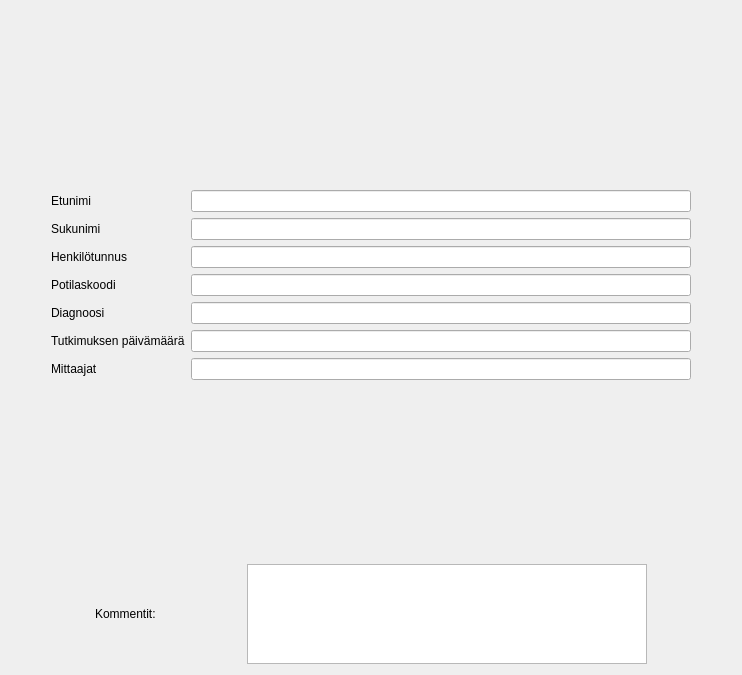
      <widget class="QWidget" name="tabTiedot">
       <attribute name="title">
        <string>Mittauksen tiedot</string>
       </attribute>
       <layout class="QVBoxLayout" name="verticalLayout_11">
        <item>
         <spacer name="verticalSpacer_13">
          <property name="orientation">
           <enum>Qt::Vertical</enum>
          </property>
          <property name="sizeHint" stdset="0">
           <size>
            <width>20</width>
            <height>179</height>
           </size>
          </property>
         </spacer>
        </item>
        <item>
         <layout class="QGridLayout" name="gridLayout_13">
          <item row="6" column="2">
           <widget class="QLineEdit" name="dataTiedotMittaajat">
            <property name="sizePolicy">
             <sizepolicy hsizetype="Fixed" vsizetype="Fixed">
              <horstretch>0</horstretch>
              <verstretch>0</verstretch>
             </sizepolicy>
            </property>
            <property name="minimumSize">
             <size>
              <width>500</width>
              <height>0</height>
             </size>
            </property>
           </widget>
          </item>
          <item row="6" column="1">
           <widget class="QLabel" name="label_6">
            <property name="text">
             <string>Mittaajat</string>
            </property>
           </widget>
          </item>
          <item row="3" column="1">
           <widget class="QLabel" name="label_2">
            <property name="text">
             <string>Potilaskoodi</string>
            </property>
            <property name="buddy">
             <cstring>lnTiedotMittaajat</cstring>
            </property>
           </widget>
          </item>
          <item row="5" column="2">
           <widget class="QLineEdit" name="dataTiedotPvm">
            <property name="sizePolicy">
             <sizepolicy hsizetype="Fixed" vsizetype="Fixed">
              <horstretch>0</horstretch>
              <verstretch>0</verstretch>
             </sizepolicy>
            </property>
            <property name="minimumSize">
             <size>
              <width>500</width>
              <height>0</height>
             </size>
            </property>
           </widget>
          </item>
          <item row="3" column="2">
           <widget class="QLineEdit" name="rdonly_patient_code">
            <property name="sizePolicy">
             <sizepolicy hsizetype="Fixed" vsizetype="Fixed">
              <horstretch>0</horstretch>
              <verstretch>0</verstretch>
             </sizepolicy>
            </property>
            <property name="minimumSize">
             <size>
              <width>500</width>
              <height>0</height>
             </size>
            </property>
            <property name="readOnly">
             <bool>true</bool>
            </property>
           </widget>
          </item>
          <item row="6" column="3">
           <spacer name="horizontalSpacer_58">
            <property name="orientation">
             <enum>Qt::Horizontal</enum>
            </property>
            <property name="sizeHint" stdset="0">
             <size>
              <width>40</width>
              <height>20</height>
             </size>
            </property>
           </spacer>
          </item>
          <item row="1" column="1">
           <widget class="QLabel" name="label_49">
            <property name="text">
             <string>Sukunimi</string>
            </property>
           </widget>
          </item>
          <item row="1" column="2">
           <widget class="QLineEdit" name="rdonly_lastname">
            <property name="sizePolicy">
             <sizepolicy hsizetype="Fixed" vsizetype="Fixed">
              <horstretch>0</horstretch>
              <verstretch>0</verstretch>
             </sizepolicy>
            </property>
            <property name="minimumSize">
             <size>
              <width>500</width>
              <height>0</height>
             </size>
            </property>
            <property name="readOnly">
             <bool>true</bool>
            </property>
           </widget>
          </item>
          <item row="0" column="2">
           <widget class="QLineEdit" name="rdonly_firstname">
            <property name="sizePolicy">
             <sizepolicy hsizetype="Fixed" vsizetype="Fixed">
              <horstretch>0</horstretch>
              <verstretch>0</verstretch>
             </sizepolicy>
            </property>
            <property name="minimumSize">
             <size>
              <width>500</width>
              <height>0</height>
             </size>
            </property>
            <property name="readOnly">
             <bool>true</bool>
            </property>
           </widget>
          </item>
          <item row="0" column="1">
           <widget class="QLabel" name="label_3">
            <property name="text">
             <string>Etunimi</string>
            </property>
           </widget>
          </item>
          <item row="2" column="1">
           <widget class="QLabel" name="label_4">
            <property name="text">
             <string>Henkilötunnus</string>
            </property>
            <property name="buddy">
             <cstring>lnTiedotMittaajat</cstring>
            </property>
           </widget>
          </item>
          <item row="6" column="0">
           <spacer name="horizontalSpacer_57">
            <property name="orientation">
             <enum>Qt::Horizontal</enum>
            </property>
            <property name="sizeHint" stdset="0">
             <size>
              <width>40</width>
              <height>20</height>
             </size>
            </property>
           </spacer>
          </item>
          <item row="5" column="1">
           <widget class="QLabel" name="label">
            <property name="text">
             <string>Tutkimuksen päivämäärä</string>
            </property>
            <property name="buddy">
             <cstring>lnTiedotMittaajat</cstring>
            </property>
           </widget>
          </item>
          <item row="2" column="2">
           <widget class="QLineEdit" name="rdonly_ssn">
            <property name="sizePolicy">
             <sizepolicy hsizetype="Fixed" vsizetype="Fixed">
              <horstretch>0</horstretch>
              <verstretch>0</verstretch>
             </sizepolicy>
            </property>
            <property name="minimumSize">
             <size>
              <width>500</width>
              <height>0</height>
             </size>
            </property>
            <property name="readOnly">
             <bool>true</bool>
            </property>
           </widget>
          </item>
          <item row="4" column="2">
           <widget class="QLineEdit" name="rdonly_diagnosis">
            <property name="sizePolicy">
             <sizepolicy hsizetype="Fixed" vsizetype="Fixed">
              <horstretch>0</horstretch>
              <verstretch>0</verstretch>
             </sizepolicy>
            </property>
            <property name="minimumSize">
             <size>
              <width>500</width>
              <height>0</height>
             </size>
            </property>
            <property name="readOnly">
             <bool>true</bool>
            </property>
           </widget>
          </item>
          <item row="4" column="1">
           <widget class="QLabel" name="label_5">
            <property name="text">
             <string>Diagnoosi</string>
            </property>
            <property name="buddy">
             <cstring>lnTiedotMittaajat</cstring>
            </property>
           </widget>
          </item>
         </layout>
        </item>
        <item>
         <spacer name="verticalSpacer">
          <property name="orientation">
           <enum>Qt::Vertical</enum>
          </property>
          <property name="sizeHint" stdset="0">
           <size>
            <width>20</width>
            <height>178</height>
           </size>
          </property>
         </spacer>
        </item>
        <item>
         <layout class="QHBoxLayout" name="horizontalLayout_13">
          <item>
           <spacer name="horizontalSpacer_52">
            <property name="orientation">
             <enum>Qt::Horizontal</enum>
            </property>
            <property name="sizeHint" stdset="0">
             <size>
              <width>40</width>
              <height>20</height>
             </size>
            </property>
           </spacer>
          </item>
          <item>
           <widget class="QLabel" name="label_244">
            <property name="text">
             <string>Kommentit:</string>
            </property>
           </widget>
          </item>
          <item>
           <spacer name="horizontalSpacer_53">
            <property name="orientation">
             <enum>Qt::Horizontal</enum>
            </property>
            <property name="sizeHint" stdset="0">
             <size>
              <width>40</width>
              <height>20</height>
             </size>
            </property>
           </spacer>
          </item>
          <item>
           <widget class="QTextEdit" name="datacmtTiedot">
            <property name="sizePolicy">
             <sizepolicy hsizetype="Fixed" vsizetype="Fixed">
              <horstretch>0</horstretch>
              <verstretch>0</verstretch>
             </sizepolicy>
            </property>
            <property name="minimumSize">
             <size>
              <width>400</width>
              <height>100</height>
             </size>
            </property>
            <property name="maximumSize">
             <size>
              <width>400</width>
              <height>100</height>
             </size>
            </property>
           </widget>
          </item>
          <item>
           <spacer name="horizontalSpacer_54">
            <property name="orientation">
             <enum>Qt::Horizontal</enum>
            </property>
            <property name="sizeHint" stdset="0">
             <size>
              <width>40</width>
              <height>20</height>
             </size>
            </property>
           </spacer>
          </item>
         </layout>
        </item>
       </layout>
      </widget>
